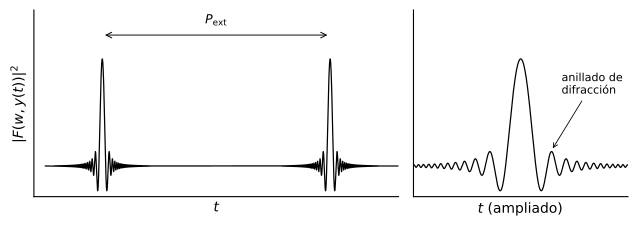

Python code for this plot:
"""Schematic of the repeated-lensing pulse train, for theory.pdf.

Black and white, no numbers on either axis. The shape is generic for a
point-mass lens in the diffractive regime (w < 1) crossed by a source on a
near-edge-on circular orbit: one amplification pulse per outer period, each
flanked by the diffraction ringing that geometric optics does not produce.
Case B's figure of the same quantity carries this project's actual numbers
(cases/case_B_monochromatic/caseB_repeated_pulses.png); this one deliberately
does not, since theory.pdf states the phenomenon and not the instance.

Two panels: two periods on the left, so that "one pulse per period" is a
statement the reader can see rather than take, and one pulse enlarged on the
right, where the ringing is resolved. No unlensed reference line -- with
|F|^2 on the axis the unlensed case is the value 1, and drawing it as a
dashed rule through the middle of the figure added a horizontal line and no
information.

Writes pulsos_esquema.pdf next to this file. Run: python3 theory/pulsos_esquema.py
"""
import sys
from pathlib import Path

import numpy as np
import matplotlib
matplotlib.use("Agg")
import matplotlib.pyplot as plt

HERE = Path(__file__).resolve().parent
sys.path.insert(0, str(HERE.parent / "src"))

from gwlens import geometry as geo, system, units
from gwlens import waveoptics as wo


def amplification(t):
    """|F(w, y(t))|^2 on the given times."""
    y, lensed, _ = geo.impact_parameter_of_time(
        t, system.A_OUT_M / units.PC_SI, system.E_OUT, system.P_OUT_S,
        np.deg2rad(system.I_OUT_DEG), system.OMEGA_OUT, system.LITTLE_OMEGA_OUT,
        system.T_PERI_OUT, system.M_LENS_MSUN, system.D_L_PC)
    w = wo.w_of_frequency(system.F_B_HZ, system.M_LENS_MSUN)
    mag2 = np.ones_like(t)
    near = lensed & (y < 60.0)
    mag2[near] = np.abs([complex(wo.F_hybrid(w, yy)) for yy in y[near]]) ** 2
    return mag2


def esqueleto(ax):
    """Schematic axes: the shape is the content, the values are not."""
    ax.set_xticks([])
    ax.set_yticks([])
    for side in ("top", "right"):
        ax.spines[side].set_visible(False)
    for side in ("left", "bottom"):
        ax.spines[side].set_linewidth(0.8)


def main():
    P = system.P_OUT_S
    n_periods = 2

    t = np.linspace(0.0, n_periods * P, 8001, endpoint=False)
    mag2 = amplification(t)
    tp = t / P

    # one pulse, enlarged: conjunction sits at a quarter period
    half = 0.105 * P
    t_z = np.linspace(0.25 * P - half, 0.25 * P + half, 4001)
    mag2_z = amplification(t_z)
    tz = (t_z - 0.25 * P) / P

    fig, (ax, axz) = plt.subplots(
        1, 2, figsize=(6.6, 2.4), gridspec_kw={"width_ratios": [1.7, 1.0]})

    ax.plot(tp, mag2, color="black", lw=0.9)
    peaks = [0.25, 1.25]
    ax.annotate("", xy=(peaks[0], 1.47), xytext=(peaks[1], 1.47),
                arrowprops=dict(arrowstyle="<->", color="black", lw=0.7))
    ax.text(0.5 * sum(peaks), 1.50, r"$P_\mathrm{ext}$",
            ha="center", va="bottom", fontsize=9)
    ax.set_xlabel(r"$t$")
    ax.set_ylabel(r"$|F(w,y(t))|^{2}$")
    ax.set_xlim(-0.05, 1.55)
    ax.set_ylim(0.89, 1.56)
    esqueleto(ax)

    axz.plot(tz, mag2_z, color="black", lw=0.9)
    axz.annotate("anillado de\ndifracción", xy=(0.030, 1.055),
                 xytext=(0.040, 1.26), fontsize=8, ha="left",
                 arrowprops=dict(arrowstyle="->", color="black", lw=0.6))
    axz.set_xlabel(r"$t$ (ampliado)")
    axz.set_xlim(tz[0], tz[-1])
    axz.set_ylim(0.89, 1.56)
    esqueleto(axz)

    fig.tight_layout()
    out = HERE / "pulsos_esquema.pdf"
    fig.savefig(out, bbox_inches="tight")
    plt.close(fig)
    print(f"wrote {out}")


if __name__ == "__main__":
    main()
